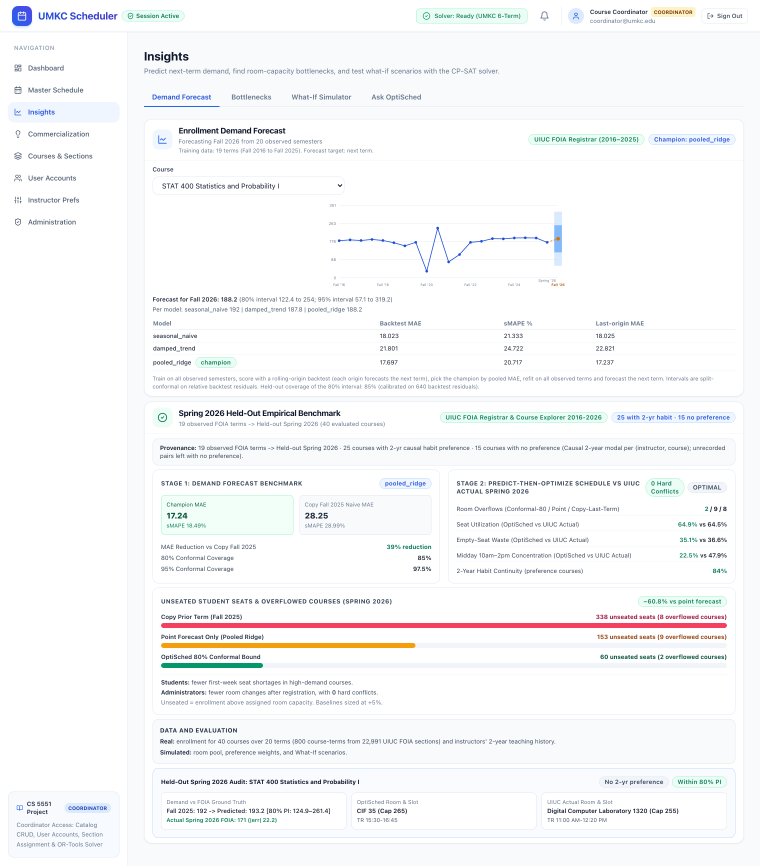
#> input picture docs/images/screenshot_forecast_benchmark.png, 3040 x 3462 px (shown at 1/4 size)
$ python generate_poster_and_chart.py
#> lines starting #> are read from the running program, lines starting #| are printed output that depends on the picture
import base64
import os
import subprocess
import tempfile

import fitz
from PIL import Image

REPO_ROOT = os.path.abspath(os.path.join(os.path.dirname(__file__), "..", ".."))
IMAGES_DIR = os.path.join(REPO_ROOT, "docs", "images")
HACKATHON_DIR = os.path.join(REPO_ROOT, "docs", "hackathon")
CHROME_BIN = "/Applications/Google Chrome.app/Contents/MacOS/Google Chrome"
REPO_URL = "github.com/JoeDoan/CS5551_Advanced-Software-Engineering-"

UNSEATED = [
    ("Copy prior term (+5%)", 338, 8, "#dc2626", "#fef2f2"),
    ("Point forecast (+5%)", 153, 9, "#d97706", "#fffbeb"),
    ("OptiSched (80% bound)", 60, 2, "#059669", "#ecfdf5"),
]
PRIOR_TERM_SEATS = UNSEATED[0][1]
POINT_FORECAST_SEATS = UNSEATED[1][1]
OPTISCHED_SEATS = UNSEATED[2][1]
REDUCTION_VS_POINT_PCT = round(100 * (POINT_FORECAST_SEATS - OPTISCHED_SEATS) / POINT_FORECAST_SEATS)
REDUCTION_VS_PRIOR_PCT = round(100 * (PRIOR_TERM_SEATS - OPTISCHED_SEATS) / PRIOR_TERM_SEATS)

CROPS = [
    ("crop_forecast.png", "screenshot_forecast_benchmark.png", (305, 440, 1090, 465)),
    ("crop_whatif_presets.png", "screenshot_whatif_simulator.png", (309, 342, 1079, 89)),
    ("crop_whatif_result.png", "screenshot_whatif_simulator.png", (303, 888, 1090, 432)),
    ("crop_master_schedule.png", "screenshot_master_schedule.png", (281, 338, 1134, 598)),
]
POSTER_FORECAST_PNG = "poster_forecast_chart_3x.png"
POSTER_MASTER_PNG = "poster_master_schedule_3x.png"

POSTER_PAGE_PT = (48 * 72, 36 * 72)
MIN_SCREENSHOT_DPI = 150

CHART_W, CHART_H = 1200, 420


def make_crops() -> None:
    for out_name, src_name, (x, y, w, h) in CROPS:
        with Image.open(os.path.join(IMAGES_DIR, src_name)) as src:
#> src is the input picture: PIL image 3040x3462 RGB; mean R, G, B 247, 247.7, 248.8
            src.crop((x, y, x + w, y + h)).save(os.path.join(IMAGES_DIR, out_name))
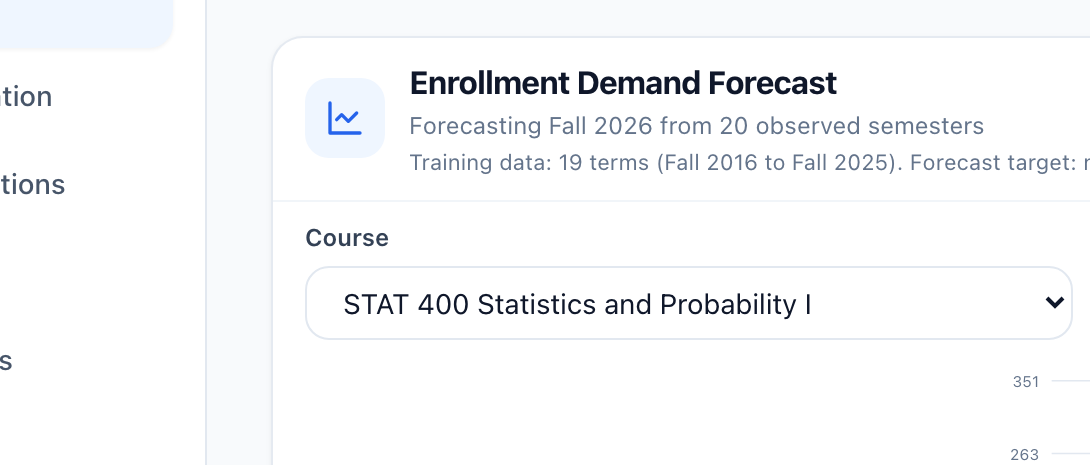
#> saved as crop_forecast.png: PIL image 1090x465 RGB; mean R, G, B 247.7, 248.6, 249.8
#> (the rest of the program and of its run is left out)
